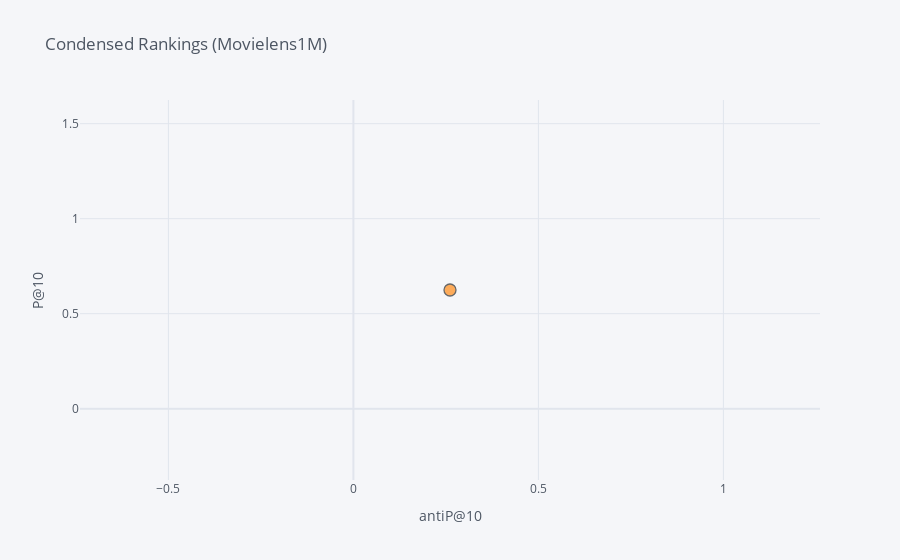

Notebook source saved alongside this figure:
### Markdown cell above
## Condensed Rankings

### Code cell
evaluation.iplot(
    x='antiprecision_c',
    y='precision_c',
    # Specify the category
    categories='algorithm',
    xTitle='antiP@10',
    yTitle='P@10',
    title='Condensed Rankings (Movielens1M)')

### Figure 1 — Plotly figure (JSON) as saved in the notebook; plotly's stock layout.template omitted (floating-point values rounded to 4 significant figures)
{"data": [{"marker": {"color": "rgba(255, 153, 51, 1.0)", "line": {"width": 1.3}, "opacity": 0.8, "size": 12, "symbol": "circle"}, "mode": "markers", "name": "mostpopular", "textfont": {"color": "#4D5663"}, "type": "scatter", "x": [0.261], "y": [0.6248]}], "layout": {"legend": {"bgcolor": "#F5F6F9", "font": {"color": "#4D5663"}}, "paper_bgcolor": "#F5F6F9", "plot_bgcolor": "#F5F6F9", "title": {"font": {"color": "#4D5663"}, "text": "Condensed Rankings (Movielens1M)"}, "xaxis": {"gridcolor": "#E1E5ED", "showgrid": true, "tickfont": {"color": "#4D5663"}, "title": {"font": {"color": "#4D5663"}, "text": "antiP@10"}, "zerolinecolor": "#E1E5ED"}, "yaxis": {"gridcolor": "#E1E5ED", "showgrid": true, "tickfont": {"color": "#4D5663"}, "title": {"font": {"color": "#4D5663"}, "text": "P@10"}, "zerolinecolor": "#E1E5ED"}}}
